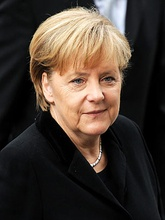
%> input picture Assignment1/code/SampleImage.jpg, 165 x 220 px, shrunk from 307 x 409 before the run, given in place of George_W_Bush_0001.jpg, which was not available
$ octave --eval "Exercise2('SampleImage.jpg');"   (GNU Octave 9; MATLAB toolbox functions it lacks are replaced by stand-ins)
%> lines starting %> are read from the running program, lines starting %| are printed output that depends on the picture; pictures that were not available may be replaced by others from this repository, and a replacement may not be noted
### Assignment1/code/ExtractCenterPixels.m
function CenterPixels =  ExtractCenterPixels(ImageName,p)
%> called with p = 0.2


myimage = imread(ImageName);
%> myimage is the input picture: size 220x165x3 uint8; mean R, G, B 69.8, 58.5, 49.8

[height,width,z] = size(myimage);
%> height = 220; width = 165; z = 3

center_width = floor(width/2);
%> center_width = 82
center_height = floor(height/2);
%> center_height = 110


%construct rectangle

%start_point_w_up = center_width +  (p*width)/2
%start_point_h_up = center_height + (p*height)/2

start_point_w_down = floor(center_width -  (p*width)/2);
%> start_point_w_down = 65

start_point_h_down = floor(center_height - (p*height)/2);
%> start_point_h_down = 88
CenterPixels = imcrop(myimage,[start_point_h_down,start_point_w_down,floor(p*height),floor(p*width)] );
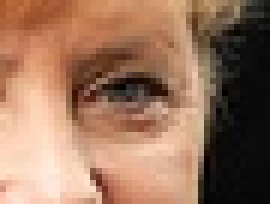
%> CenterPixels: size 34x45x3 uint8 (shown 6 times larger); mean R, G, B 154, 115.5, 92.4


%width1 = start_point_w_up - start_point_w_down;
%height1 = start_point_h_up - start_point_h_down;


CenterPixels = reshape(CenterPixels, [size(CenterPixels,1) * size(CenterPixels,2),3]);
%> CenterPixels = 1530 rows, first 12: [165 88 44; 170 93 51; 167 90 48; 173 98 59; 172 98 63; 186 113 80; 188 120 83; 196 130 95; 200 137 106; 174 113 84; 161 101 73; 166 107 77]


end

### Assignment1/code/LearnModelParameters.m
function [mu,Sigma] = LearnModelParameters(images, num_images)


imStart = 'George_W_Bush_';
imExt = '.jpg';

%num_images = 530;
rgbValues1 = [];

for i =1:num_images
    iStr = sprintf('%04d', i); % we need 3 zeros padded...
    imName = strcat(images, imStart, iStr, imExt);
    rgbValues = ExtractCenterPixels(imName, 0.2);
%> rgbValues has the same summary as CenterPixels in ExtractCenterPixels
    %imtool(rgbValues);
    %
   %pause

    rgbValues1 = [rgbValues1;rgbValues];
%> rgbValues1 has the same summary as CenterPixels in ExtractCenterPixels
end
%> pass 2 of the loop in LearnModelParameters, `for i =1:num_images`:
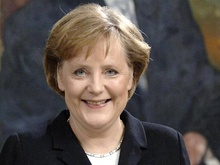
%> input picture Assignment1/code/SampleImage2.jpg, 220 x 165 px, shrunk from 580 x 434 before the run, given in place of George_W_Bush_0002.jpg, which was not available
%> in ExtractCenterPixels, myimage is the input picture: size 165x220x3 uint8; mean R, G, B 87.1, 78.9, 75.1
%> in ExtractCenterPixels (call 2), `CenterPixels = imcrop(myimage,[start_point_h_down,start_point_w_down,f..`:
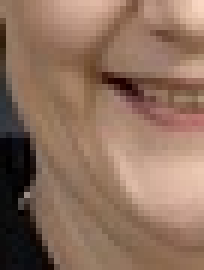
%> CenterPixels: size 45x34x3 uint8 (shown 6 times larger); mean R, G, B 142.3, 112.2, 94
%> in ExtractCenterPixels (call 2), `CenterPixels = reshape(CenterPixels, [size(CenterPixels,1) * size(Cent..`: CenterPixels = 1530 rows, first 12: [145 117 95; 153 125 103; 143 115 94; 105 78 57; 71 46 26; 60 37 19; 51 30 11; 47 29 9; 59 42 22; 65 46 31; 74 56 42; 74 60 49]
%> rgbValues has the same summary as CenterPixels in ExtractCenterPixels
%> the run ends on the next line

%imtool(rgbValues1)
%centerpixels = ExtractCenterPixels(ImageName, p)

mean1 = mean(double(rgbValues1));
mu = mean1';
covariance = cov(double(rgbValues1));
Sigma = covariance';


end

### Assignment1/code/Exercise2.m
function Exercise2(Image)

dir = pwd();
images = strcat(dir,'/lfw-bush/lfw/George_W_Bush/');
[mu sigma] = LearnModelParameters(images,20);

%images_test =
final_plot = imread(Image);
Values = EvaluateLikelihood(Image, mu,sigma);
% [4 lines of commented-out code are left out]
figure(11);
imshow(Values/max(max(Values)));

Values1 = background(Image);
figure(12)
imshow(Values1/max(max(Values1)));

Values2 = Values./Values1;

[height width] = size(Values2);

for i = 1:(height)
    for j = 1:(width)

        if (Values2(i,j) >=1)
            Values2(i,j) = 1;
        else
            Values2(i,j) = 0;
    end
end
end

[X,Y] =FindBiggestComp(Values2);
startX = X(1);
startY = Y(1);
width = abs(X(1)- X(3));
height =  abs(Y(1) - Y(2));
figure(1)
imshow(final_plot);


hold on
rectangle('Position',[startX,startY,width,height]', 'EdgeColor','r');


 condition = (Values2 >=1);
 all_ones = Values2(condition);
%
 condition_zeros = (Values2<1);
 all_zeros = Values2(condition_zeros);


all_zeros = Values(condition);
figure(2);
imshow(Values2);
